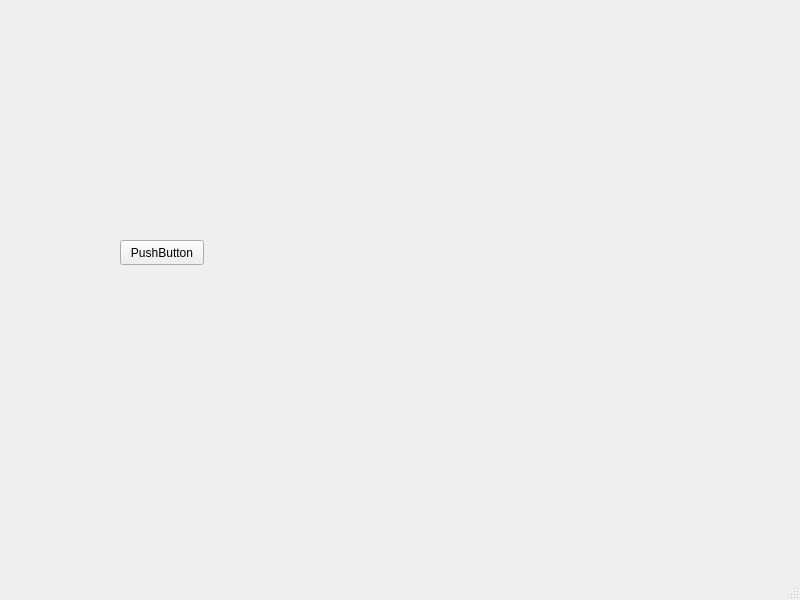
<?xml version="1.0" encoding="UTF-8"?>
<ui version="4.0" idbasedtr="false">
 <class>MainWindow</class>
 <widget class="QMainWindow" name="MainWindow">
  <property name="geometry">
   <rect>
    <x>0</x>
    <y>0</y>
    <width>800</width>
    <height>600</height>
   </rect>
  </property>
  <property name="windowTitle">
   <string>MainWindow</string>
  </property>
  <widget class="QWidget" name="centralwidget">
   <widget class="QPushButton" name="pushButton">
    <property name="geometry">
     <rect>
      <x>120</x>
      <y>240</y>
      <width>84</width>
      <height>25</height>
     </rect>
    </property>
    <property name="text">
     <string>PushButton</string>
    </property>
   </widget>
  </widget>
  <widget class="QMenuBar" name="menubar">
   <property name="geometry">
    <rect>
     <x>0</x>
     <y>0</y>
     <width>800</width>
     <height>25</height>
    </rect>
   </property>
  </widget>
  <widget class="QStatusBar" name="statusbar"/>
 </widget>
 <resources/>
 <connections/>
</ui>
